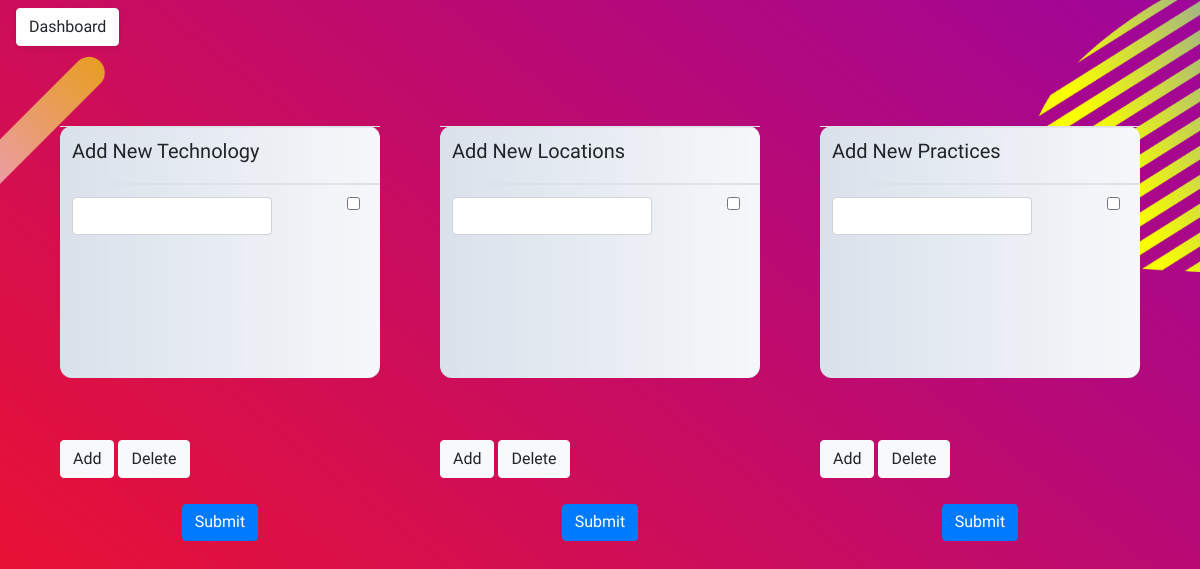
The page /add_fields on the database as committed earlier.
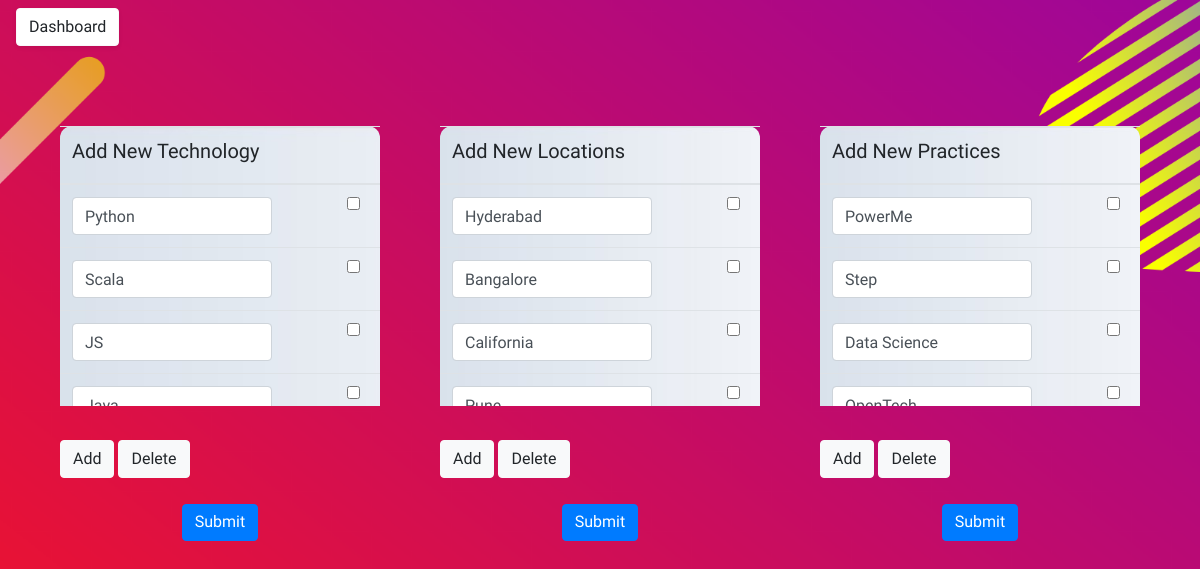
The same page on the database as committed later.
### app/models.py (models this page shows)
class LookupTable(db.Model):
    id = db.Column(db.Integer, primary_key=True, autoincrement=True)
    value = db.Column(db.String(120), index=True)
    field = db.Column(db.String(24), index=True)
    def __repr__(self):
        return '<value : {}><field : {}>'.format(self.value, self.field)

### app/routes.py (the view, shortened to what this page needs)
@app.route('/add_fields', methods=['GET', 'POST'])
def add_fields():
    skills = LookupTable.query.filter_by(field="skill").all()
    loc = LookupTable.query.filter_by(field="location").all()
    pra = LookupTable.query.filter_by(field="practice").all()
    print(skills)
    return render_template('add_fields.html', skills=skills, loc=loc, pra=pra, s=len(skills), l=len(loc), p=len(pra))

### app/templates/add_fields.html (shortened to what this page needs)
{% extends "base.html" %}
{% block content %}
    <div class="container">
        <div class="row">
             <div class="col">
            <form action="" method="post" id="new_tech_form" class="container-fluid">
                <br>
                <div style="height:280px; overflow:auto;" id="tech">
                    <table id="new_tech" class="table table-hover">
                    <thead>
                        <tr>
                          <th><h5>Add New Technology</h5></th>
                          <th></th>
                        </tr>
                    </thead>
                    <tbody>
                    {% for i in range(0,s) %}
                        <tr>
                            <td>
                                <input type="text" class="form-control" name={{"new_tech"+(i+1)|string}} style="width: 200px" value='{{ skills[i].value }}'>
                            </td>
                            <td><input type="checkbox" name="chk"></td>
                        </tr>
                    {% endfor %}
                    {% if s == 0 %}
                        <tr>
                            <td>
                                <input type="text" class="form-control" name={{"new_tech1"}} style="width: 200px">
                            </td>
                            <td><input type="checkbox" name="chk"></td>
                        </tr>
                    {% endif %}
                    </tbody>
                </table>
            </div>
            <br>
            <input style="margin-top: 10px;" type="button" class="btn btn-light" value="Add" onclick="addRow('new_tech')">
            <input style="margin-top: 10px;" type="button" class="btn btn-light" value="Delete" onclick="deleteRow('new_tech')">
            </form>
                 <button style="margin-left:auto;margin-right:auto;display:block;padding-top: 5px;" type="submit" class="btn btn-primary" data-toggle="modal" data-target="#exampleModalTech" name="flag">Submit</button>
             </div>
        <div class="col">
            <form action="" method="post" id="new_loc_form" class="container-fluid">
                <br>
                <div style="height:280px;overflow:auto;">
                    <table id="new_loc" class="table table-hover">
                    <thead id="new_loc_head">
                        <tr>
                          <th><h5>Add New Locations</h5></th>
                          <th></th>
                        </tr>
                    </thead>
                    <tbody>
                    {% for i in range(0,l) %}
                        <tr>
                            <td>
                                <input type="text" class="form-control" name={{"new_tech"+(i+1)|string}} style="width: 200px" value='{{ loc[i].value }}'>
                            </td>
                            <td><input type="checkbox" name="chk"></td>
                        </tr>
                    {% endfor %}
                    {% if l == 0 %}
                        <tr>
                            <td>
                                <input type="text" class="form-control" name={{"new_tech1"}} style="width: 200px">
                            </td>
                            <td><input type="checkbox" name="chk"></td>
                        </tr>
                    {% endif %}
                    </tbody>
                </table>
            </div>
            <br>
            <input style="margin-top: 10px;" type="button" class="btn btn-light" value="Add" onclick="addRow('new_loc')">
            <input style="margin-top: 10px;" type="button" class="btn btn-light" value="Delete" onclick="deleteRow('new_loc')">
            </form>
            <button style="margin-left:auto;margin-right:auto;display:block;padding-top: 5px;" type="submit" class="btn btn-primary"  data-toggle="modal" data-target="#exampleModalLoc" name="flag">Submit</button>
        </div>
        <div class="col">
            <form action="" method="post" id="new_prac_form" class="container-fluid">
                <br>
                <div style="height:280px;overflow:auto;">
                    <table id="new_prac" class="table table-hover">
                    <thead>
                        <tr>
                          <th scope="col"><h5>Add New Practices</h5></th>
                          <th scope="col"></th>
                        </tr>
                    </thead>
                    <tbody>
                    {% for i in range(0,p) %}
                        <tr>
                            <td>
                                <input type="text" class="form-control" name={{"new_tech"+(i+1)|string}} style="width: 200px" value='{{ pra[i].value }}'>
                            </td>
                            <td><input type="checkbox" name="chk"></td>
                        </tr>
                    {% endfor %}
                    {% if p == 0 %}
                        <tr>
                            <td>
                                <input type="text" class="form-control" name={{"new_tech1"}} style="width: 200px">
                            </td>
                            <td><input type="checkbox" name="chk"></td>
                        </tr>
                    {% endif %}
                    </tbody>
                </table>
            </div>
            <br>
            <input style="margin-top: 10px;" type="button" class="btn btn-light" value="Add" onclick="addRow('new_prac')">
            <input style="margin-top: 10px;" type="button" class="btn btn-light" value="Delete" onclick="deleteRow('new_prac')">
            </form>
            <button style="margin-left:auto;margin-right:auto;display:block;padding-top: 5px;" type="submit" class="btn btn-primary"  data-toggle="modal" data-target="#exampleModal" name="flag">Submit</button>
        </div>
        </div>
    </div>
   {% endblock %}

### app/templates/base.html (shortened to what this page needs)
<html>
    <head>
        <link href="https://cdnjs.cloudflare.com/ajax/libs/popper.js/1.14.3/umd/popper.min.js" rel="stylesheet">
        <link rel="stylesheet" href="https://stackpath.bootstrapcdn.com/bootstrap/4.4.1/css/bootstrap.min.css">
    </head>
    <body>
        <nav class="navbar">
            <a href="{{ url_for('dashboard') }}" class="btn btn-light shadow-sm mb-5 bg-white rounded" role="button" aria-pressed="true" style="font-family: Cairo">Dashboard</a>
        </nav>
        {% block content %}{% endblock %}
    </body>
</html>

### app/templates/base.html (style rules this page uses)
body { background-size: cover; font-family: 'Cairo', sans-serif; }

### app/templates/add_fields.html (style rules this page uses)
body { background-image: url("static/res/add_emp.png"); }
.container { font-family: 'QuickSand', sans-serif; }
#new_tech_form { border-radius: 12px; width: 100%; height: 90%; }
#new_tech { background-image: url("static/res/bg.jpg"); background-size: cover;background-repeat: no-repeat; border-radius: 12px; width: 100%; height: 90%; }
#new_loc_form { border-radius: 12px; width: 100%; height: 90%; }
#new_loc { background-image: url("static/res/bg.jpg"); background-size: cover;background-repeat: no-repeat; border-radius: 12px; width: 100%; height: 90%; }
#new_prac_form { border-radius: 12px; width: 100%; height: 90%; }
#new_prac { background-image: url("static/res/bg.jpg"); background-size: cover;background-repeat: no-repeat; border-radius: 12px; width: 100%; height: 90%; }

Rows that differ between the two databases and show on the page:
added LookupTable: new_tech1 "Python"
added LookupTable: value "Scala"
added LookupTable: value "JS"
added LookupTable: value "Java"
added LookupTable: new_tech1 "Hyderabad"
added LookupTable: value "Bangalore"
added LookupTable: value "California"
added LookupTable: value "Pune"
added LookupTable: new_tech1 "PowerMe"
added LookupTable: value "Step"
added LookupTable: value "Data Science"
added LookupTable: value "OpenTech"
Other text that changed with them:
form field chk: "☐" → (not shown)
